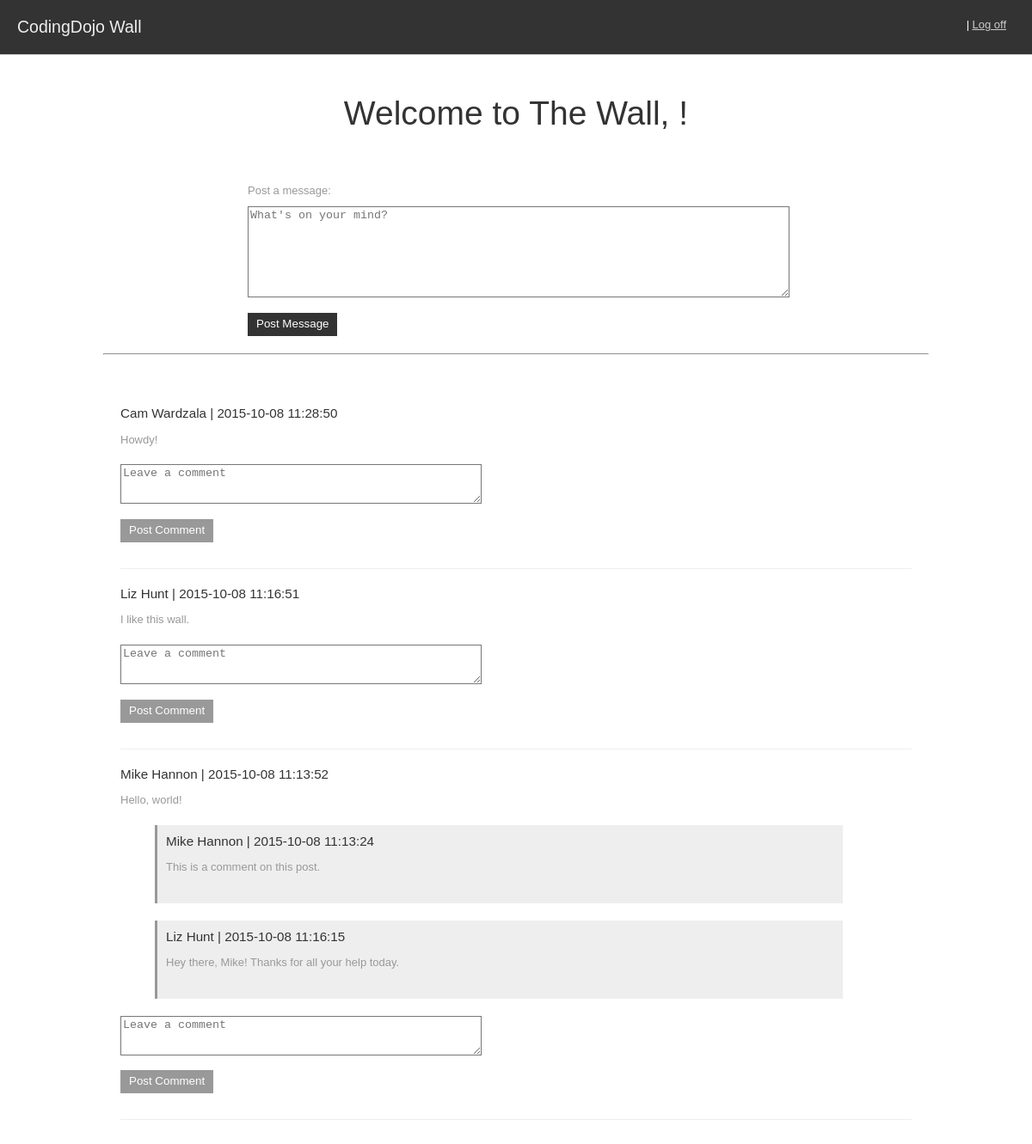
The page / on the database its author committed.
### tables this page shows
CREATE TABLE `messages` (
  `id` int(11) NOT NULL AUTO_INCREMENT,
  `message` text,
  `created_at` datetime DEFAULT NULL,
  `updated_at` datetime DEFAULT NULL,
  `user_id` int(11) NOT NULL,
  PRIMARY KEY (`id`),
  KEY `fk_messages_users1_idx` (`user_id`),
  CONSTRAINT `fk_messages_users1` FOREIGN KEY (`user_id`) REFERENCES `users` (`id`) ON DELETE NO ACTION ON UPDATE NO ACTION
);

CREATE TABLE `users` (
  `id` int(11) NOT NULL AUTO_INCREMENT,
  `first_name` varchar(45) DEFAULT NULL,
  `last_name` varchar(45) DEFAULT NULL,
  `email` varchar(255) DEFAULT NULL,
  `password` varchar(45) DEFAULT NULL,
  `salt` varchar(45) DEFAULT NULL,
  `created_at` datetime DEFAULT NULL,
  `updated_at` datetime DEFAULT NULL,
  PRIMARY KEY (`id`)
);

CREATE TABLE `comments` (
  `id` int(11) NOT NULL AUTO_INCREMENT,
  `comment` text,
  `created_at` datetime DEFAULT NULL,
  `updated_at` datetime DEFAULT NULL,
  `user_id` int(11) NOT NULL,
  `message_id` int(11) NOT NULL,
  PRIMARY KEY (`id`),
  KEY `fk_comments_users_idx` (`user_id`),
  KEY `fk_comments_messages1_idx` (`message_id`),
  CONSTRAINT `fk_comments_messages1` FOREIGN KEY (`message_id`) REFERENCES `messages` (`id`) ON DELETE NO ACTION ON UPDATE NO ACTION,
  CONSTRAINT `fk_comments_users` FOREIGN KEY (`user_id`) REFERENCES `users` (`id`) ON DELETE NO ACTION ON UPDATE NO ACTION
);

### new-connection.php (called while the page is built, shortened)
<?php
$connection = mysqli_connect(DB_HOST, DB_USER, DB_PASS, DB_DATABASE);
function fetch($query) {
	global $connection;
	$results = mysqli_query($connection, $query);
	$rows = array();
	foreach($results as $row) {
		$rows[] = $row;
	}
	return $rows;
}
?>

### index.php (the view, shortened to what this page needs)
<?php
require_once('new-connection.php');
$messages_query = "SELECT messages.id, users.first_name, users.last_name, messages.created_at, message
                   FROM messages
                   LEFT JOIN users ON users.id = messages.user_id
                   ORDER BY messages.created_at DESC";
$messages_results = fetch($messages_query);
?>
<!doctype html>
<html>
    <head>
        <link rel="stylesheet" href="style.css">
    </head>
    <body>
        <div id="header">
            <h2 id="logo" class="float-left display-inline-block">CodingDojo Wall</h2>
            <ul class="float-right display-inline-block">
                <li><strong><?php echo "{$_SESSION['first_name']} {$_SESSION['last_name']}"; ?></strong></li>
                <li class="last"><a href="process.php">Log off</a></li>
            </ul>
        </div>
        <div id="main" class="padding-top-twenty">
            <div class="row">
                <h1 class="text-align-center">Welcome to The Wall, <strong><?php echo "{$_SESSION['first_name']}"; ?></strong>!</h1>
                <form id="message-box" class="clearfix" action="process.php" method="post">
                    <p>
                        <label>Post a message:</label>
                        <textarea name="message" placeholder="What's on your mind?"></textarea>
                    </p>
                    <button class="dark-grey-background" type='submit'>Post Message</button>
                </form>
                <hr />
            </div>
            <div class="row">
                <ul class="messages-and-comments">
                    <?php foreach($messages_results as $row) { ?>
                        <li>
                            <h3><?= $row['first_name'] ?> <?= $row['last_name'] ?> | <?= $row['created_at'] ?> </h3>
                            <p><?= $row['message'] ?></p>
                        </li>
                        <?php
                            $comments_query = "SELECT * FROM comments
                                               LEFT JOIN messages ON messages.id = comments.message_id
                                               LEFT JOIN users ON users.id = comments.user_id
                                               WHERE messages.id = " . $row['id'] . "
                                               ORDER BY comments.created_at ASC";
                            $comments_results = fetch($comments_query);
                            if(count($comments_results) > 0) {
                                foreach($comments_results as $row2) {
                        ?>
                            <li>
                                <ul>
                                    <li>
                                        <h3><?= $row2['first_name'] ?> <?= $row2['last_name'] ?> | <?= $row2['created_at'] ?> </h3>
                                        <p><?= $row2['comment'] ?></p>
                                    </li>
                                </ul>
                            </li>
                        <?php } } ?>
                        <li class="padding-bottom-thirty border-bottom">
                            <form id="comment-box" class="clearfix" action="process.php" method="post">
                                <p>
                                    <textarea name="comment" placeholder="Leave a comment"></textarea>
                                </p>
                                <button class="medium-grey-background" type='submit'>Post Comment</button>
                            </form>
                        </li>
                    <?php } ?>
                </ul>
            </div>
        </div>
    </body>
</html>

### style.css (style rules this page uses)
body { color: #333; font-size: 13px; margin: 0; }
h1, h2, h3, h4 { font-family: Georgia, sans-serif; font-weight: normal; }
h1 { font-size: 3em; margin-bottom: 1.5em; }
p, li { color: #999; font-family: Verdana, Arial, sans-serif; line-height: 1.35em; }
button { cursor: pointer; }
form { clear: both; margin: 0 auto 20px auto; }
label { display: block; margin-bottom: 10px; }
button { border: 0; padding: 5px 10px 7px 10px; }
textarea { background-color: #fff; height: 100px; width: 100%; }
.row { margin: 0 auto 10px auto; padding: 0 0 30px 0px; width: 960px; }
.clearfix, .clearfix:after { clear: both; zoom: 1; }
.dark-grey-background { color: #fff; background-color: #333; }
.medium-grey-background { color: #fff; background-color: #999; }
.border-bottom { border-bottom: 1px solid #eee; }
.display-inline-block { display: inline-block; }
.float-left { float: left; }
.float-right { float: right; }
.padding-top-twenty { padding-top: 20px; }
.padding-bottom-thirty { padding-bottom: 30px; }
.text-align-center { text-align: center; }
#header { background-color: #333; border-bottom: 1px solid #ccc; padding: 20px; }
#header h2 { color: #eee; margin: 0; padding: 0; }
#header ul { list-style-type: none; margin: 0; padding: 0; }
#header ul li { color: #fff; display: inline-block; }
#header ul li:after { content: " | "; }
#header ul li.last { margin-right: 10px; }
#header ul li.last:after { content: none; }
#header a { color: #ccc; }
#main { padding-bottom: 120px; }
#message-box { width: 65%; }
#comment-box { margin: 0; width: 45%; }
#message-box button, #comment-box button { color: #fff; }
#comment-box textarea { height: 40px; }
.messages-and-comments, .messages-and-comments ul { list-style-type: none; }
.messages-and-comments { padding: 10px 20px; }
.messages-and-comments li { margin: 0 0 20px 0; }
.messages-and-comments li h3, .messages-and-comments li h4 { color: #333; margin: 0 0 10px 0; }
.messages-and-comments li li { background-color: #eee; border-left: 3px solid #999; margin: 0 80px 20px 0; padding: 10px 20px 20px 10px; }

### rows shown on the page
messages: user.first_name "Cam", user.last_name "Wardzala", created_at "2015-10-08 11:28:50", message "Howdy!"
messages: user.first_name "Liz", user.last_name "Hunt", created_at "2015-10-08 11:16:51", message "I like this wall."
messages: user.first_name "Mike", user.last_name "Hannon", created_at "2015-10-08 11:13:52", message "Hello, world!"
comments: user.first_name "Mike", user.last_name "Hannon", user.created_at "2015-10-08 11:13:24", comment "This is a comment on this post."
comments: user.first_name "Liz", user.last_name "Hunt", user.created_at "2015-10-08 11:16:15", comment "Hey there, Mike! Thanks for all your help today."
